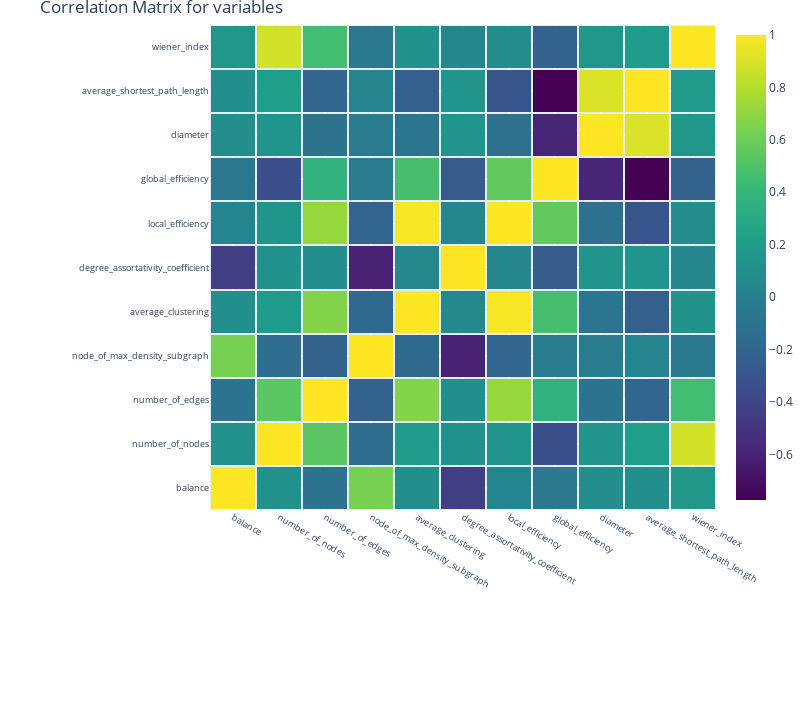

The cell this chart's notebook holds for it:
### Markdown cell above
## 特征相关性查看

### Code cell
#查看相关性大小
#correlation （查看特征、标签之间两两的相关性大小）
correlation = data.corr()
#tick labels
matrix_cols = correlation.columns.tolist()
#convert to array
corr_array  = np.array(correlation)

#Plotting
trace = go.Heatmap(z = corr_array,
                   x = matrix_cols,
                   y = matrix_cols,
                   xgap = 2,
                   ygap = 2,
                   colorscale='Viridis',
                   colorbar   = dict() ,
                  )
layout = go.Layout(dict(title = 'Correlation Matrix for variables',
                        autosize = False,
                        height  = 720,
                        width   = 800,
                        margin  = dict(r = 0 ,l = 210,
                                       t = 25,b = 210,
                                     ),
                        yaxis   = dict(tickfont = dict(size = 9)),
                        xaxis   = dict(tickfont = dict(size = 9)),
                       )
                  )
fig = go.Figure(data = [trace],layout = layout)
py.iplot(fig)

### Figure 1 — Plotly figure (JSON) as saved in the notebook; plotly's stock layout.template omitted (floating-point values rounded to 4 significant figures)
{"data": [{"colorscale": [[0, "#440154"], [0.1111, "#482878"], [0.2222, "#3e4989"], [0.3333, "#31688e"], [0.4444, "#26828e"], [0.5556, "#1f9e89"], [0.6667, "#35b779"], [0.7778, "#6ece58"], [0.8889, "#b5de2b"], [1, "#fde725"]], "type": "heatmap", "x": ["balance", "number_of_nodes", "number_of_edges", "node_of_max_density_subgraph", "average_clustering", "degree_assortativity_coefficient", "local_efficiency", "global_efficiency", "diameter", "average_shortest_path_length", "wiener_index"], "xgap": 2, "y": ["balance", "number_of_nodes", "number_of_edges", "node_of_max_density_subgraph", "average_clustering", "degree_assortativity_coefficient", "local_efficiency", "global_efficiency", "diameter", "average_shortest_path_length", "wiener_index"], "ygap": 2, "z": [[1, 0.1197, -0.1062, 0.6307, 0.1052, -0.4459, 0.03298, -0.07244, 0.09578, 0.1038, 0.1621], [0.1197, 1, 0.5411, -0.1384, 0.1868, 0.1208, 0.1457, -0.3332, 0.1516, 0.2086, 0.8823], [-0.1062, 0.5411, 1, -0.2194, 0.6637, 0.1036, 0.7191, 0.365, -0.08795, -0.1978, 0.4572], [0.6307, -0.1384, -0.2194, 1, -0.1729, -0.6008, -0.1928, -0.03628, -0.03511, 0.02801, -0.06498], [0.1052, 0.1868, 0.6637, -0.1729, 1, 0.05994, 0.9815, 0.4726, -0.07765, -0.2427, 0.1329], [-0.4459, 0.1208, 0.1036, -0.6008, 0.05994, 1, 0.04274, -0.2617, 0.1516, 0.1487, 0.04194], [0.03298, 0.1457, 0.7191, -0.1928, 0.9815, 0.04274, 1, 0.5646, -0.1163, -0.2955, 0.08993], [-0.07244, -0.3332, 0.365, -0.03628, 0.4726, -0.2617, 0.5646, 1, -0.5847, -0.7738, -0.2171], [0.09578, 0.1516, -0.08795, -0.03511, -0.07765, 0.1516, -0.1163, -0.5847, 1, 0.905, 0.1653], [0.1038, 0.2086, -0.1978, 0.02801, -0.2427, 0.1487, -0.2955, -0.7738, 0.905, 1, 0.1865], [0.1621, 0.8823, 0.4572, -0.06498, 0.1329, 0.04194, 0.08993, -0.2171, 0.1653, 0.1865, 1]]}], "layout": {"autosize": false, "height": 720, "margin": {"b": 210, "l": 210, "r": 0, "t": 25}, "title": {"text": "Correlation Matrix for variables"}, "width": 800, "xaxis": {"tickfont": {"size": 9}}, "yaxis": {"tickfont": {"size": 9}}}}
